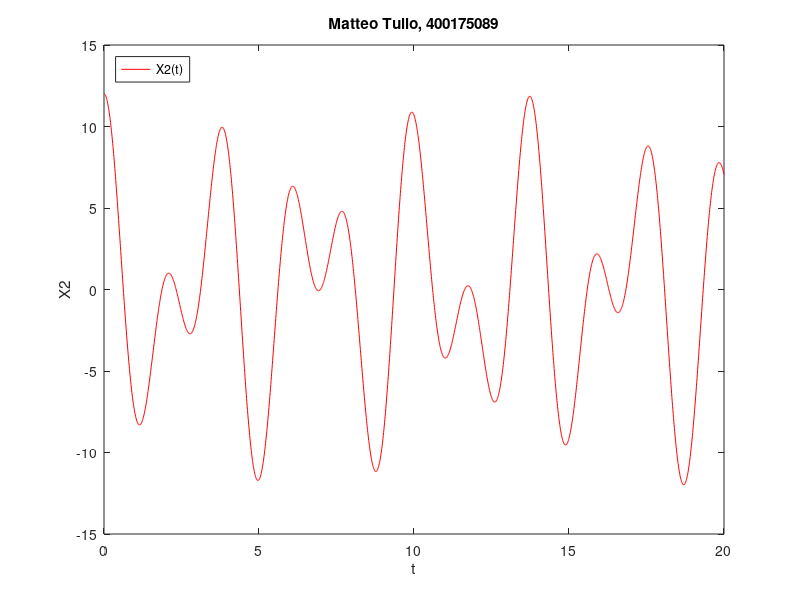

Recreate this plot in MATLAB.
format long
h = 0.01;
X = 20;
k = 3.4;
N = round(X/h);

x1 = zeros(1,N+1);
x1star = zeros(1,N+1);
u1 = zeros(1,N+1);
u1star = zeros(1,N+1);
x2 = zeros(1,N+1);
x2star = zeros(1,N+1);
u2 = zeros(1,N+1);
u2star = zeros(1,N+1);
t = zeros(1,N+1);

x1(1) = 0;
u1(1) = 0;
x2(1) = 12;
u2(1) = 0;
t(1) = 0;

for n = 1:N
    t(n+1) = t(n) + h;
    u1star(n+1) = u1(n) + h*(-k*x1(n)-k*(x1(n)-x2(n)));
    x1star(n+1) = x1(n) + h*(u1(n));
    u2star(n+1) = u2(n) + h*(-k*(x2(n)-x1(n))-k*x2(n));
    x2star(n+1) = x2(n) + h*(u2(n));
    
    u1(n+1) = u1(n) + h*(1/2)*((-k*x1(n)-k*(x1(n)-x2(n))) + (-k*x1star(n+1)-k*(x1star(n+1)-x2star(n+1))));
    x1(n+1) = x1(n) + h*(1/2)*(u1(n) + u1star(n+1));
    u2(n+1) = u2(n) + h*(1/2)*((-k*(x2(n)-x1(n))-k*x2(n)) + (-k*(x2star(n+1)-x1star(n+1))-k*x2star(n+1)));
    x2(n+1) = x2(n) + h*(1/2)*(u2(n) + u2star(n+1));
end

plot(t,x2,"r");
title('Matteo Tullo, 400175089');
legend("X2(t)",...
       'Location','NorthWest');
xlabel('t'); ylabel('X2');
xlim([0,20]);
